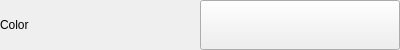
<?xml version="1.0" encoding="UTF-8"?>
<ui version="4.0">
 <class>Form</class>
 <widget class="QWidget" name="Form">
  <property name="geometry">
   <rect>
    <x>0</x>
    <y>0</y>
    <width>400</width>
    <height>50</height>
   </rect>
  </property>
  <property name="windowTitle">
   <string>Form</string>
  </property>
  <layout class="QHBoxLayout" name="horizontalLayout">
   <property name="leftMargin">
    <number>0</number>
   </property>
   <property name="topMargin">
    <number>0</number>
   </property>
   <property name="rightMargin">
    <number>0</number>
   </property>
   <property name="bottomMargin">
    <number>0</number>
   </property>
   <item>
    <widget class="QLabel" name="label">
     <property name="text">
      <string>Color</string>
     </property>
    </widget>
   </item>
   <item>
    <widget class="ColorSelectionButton" name="color_chooser">
     <property name="minimumSize">
      <size>
       <width>200</width>
       <height>50</height>
      </size>
     </property>
     <property name="text">
      <string/>
     </property>
    </widget>
   </item>
  </layout>
 </widget>
 <customwidgets>
  <customwidget>
   <class>ColorSelectionButton</class>
   <extends>QToolButton</extends>
   <header>dmxrelayconfigurator.ui.widgets.color_selection_button</header>
  </customwidget>
 </customwidgets>
 <resources/>
 <connections/>
</ui>
